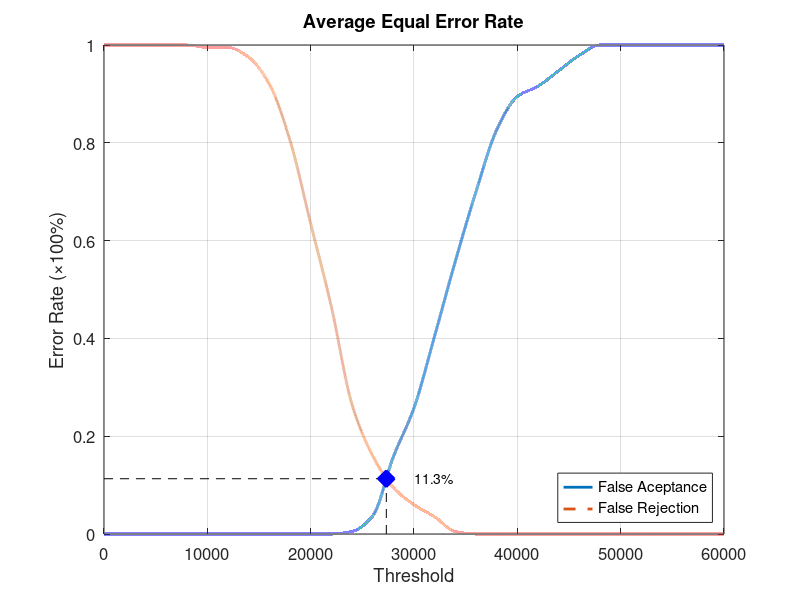
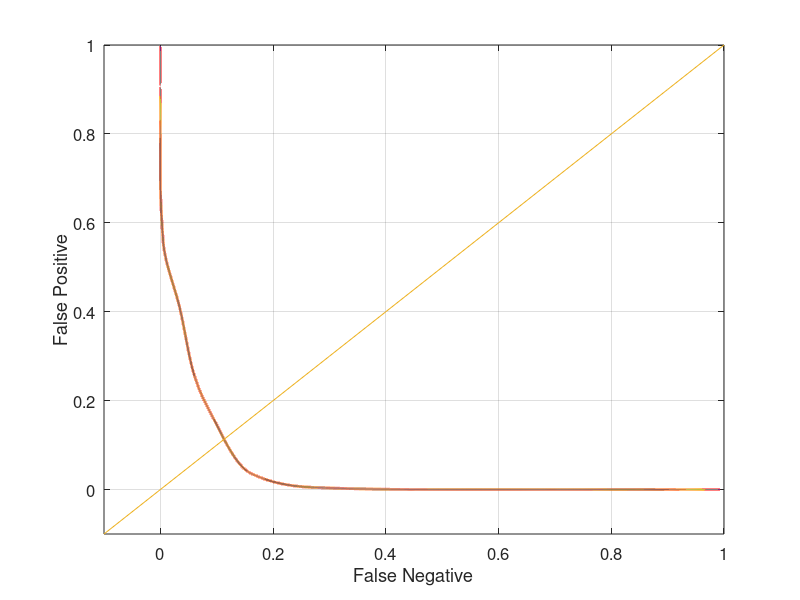

These charts were generated, in order, by the following MATLAB code:
function yEER = Database1_4
close all;
clear;
clc;
x = 0:2000:60000;
xq = 0:0.5:60000;

y0 = [0 0 0 0 0 0 0 0 0 0 0 0 0.00526316 0.0368421 0.157895 0.257895 0.405263 0.557895 0.7 0.826316 0.894737 0.915789 0.947368 0.978947 1 1 1 1 1 1 1];
yy0 = interp1(x, y0, xq, 'pchip');
y1 = [1 1 1 1 1 0.995 0.995 0.975 0.92 0.805 0.635 0.465 0.265 0.16 0.095 0.06 0.035 0.005 0 0 0 0 0 0 0 0 0 0 0 0 0];
yy1 = interp1(x, y1, xq, 'pchip');

% Calculating EER: 
y2 = abs(y0 - y1);
find(y2 == min(y2))
yy2 = abs(yy0 - yy1);
xEER = find(yy2 == min(yy2));
xEERIndex = xq(xEER) % X-axis EER
yEER = yy0(xEER) % Y-axis EER

main = figure
plot(xq, yy0,'-','LineWidth', 2);	hold on
plot(xq, yy1,'--','LineWidth', 2);	hold on
plot([xEERIndex xEERIndex], [0 yEER], 'k--');	hold on
plot([0 xEERIndex], [yEER yEER], 'k--');	hold on
plot(xEERIndex, yEER, 'bx', 'LineWidth', 10);	hold on
text(xEERIndex + 10 * xEERIndex / 100, yEER, [num2str(round((10000 * yEER)) / 100) '%'])
legend('False Aceptance', 'False Rejection', 'Location', 'SouthEast')
xlabel('Threshold')
ylabel('Error Rate (\times100%)')
title('Average Equal Error Rate')
set(gca, 'FontSize', 12)
axis([0 60000 0 1])
grid on

print(main, 'Database1_4Main', '-dpng');
FNRxFPR = figure('Color', [1 1 1]);
plot(yy1, yy0, '-', yy1, yy0, 'LineWidth', 2);
hold on
y = -0.1:0.1:1
plot(y, y); 
set(gca, 'FontSize', 12)
xlabel('False Negative')
ylabel('False Positive')
axis([-0.1 1 -0.1 1])
set(gca, 'FontSize', 12)
grid on

print(FNRxFPR, 'Database1_4FNRxFPR','-dpng');
end
